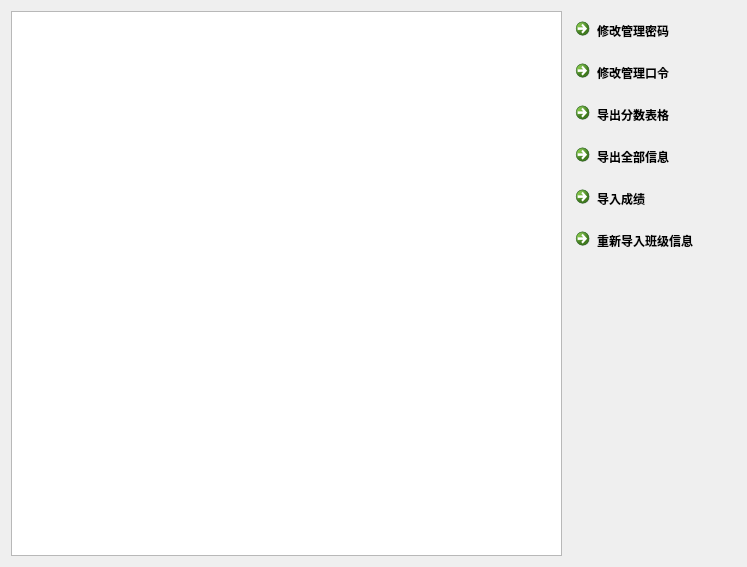
<?xml version="1.0" encoding="UTF-8"?>
<ui version="4.0">
 <class>FullCommand</class>
 <widget class="QDialog" name="FullCommand">
  <property name="geometry">
   <rect>
    <x>0</x>
    <y>0</y>
    <width>747</width>
    <height>567</height>
   </rect>
  </property>
  <property name="windowTitle">
   <string>管理</string>
  </property>
  <property name="windowIcon">
   <iconset>
    <normaloff>Manage.ico</normaloff>Manage.ico</iconset>
  </property>
  <layout class="QHBoxLayout" name="horizontalLayout_2">
   <item>
    <layout class="QVBoxLayout" name="verticalLayout">
     <item>
      <widget class="QTableWidget" name="tableWidget">
       <property name="toolTip">
        <string>班级学生信息</string>
       </property>
      </widget>
     </item>
    </layout>
   </item>
   <item>
    <layout class="QGridLayout" name="gridLayout">
     <item row="5" column="0">
      <widget class="QCommandLinkButton" name="commandLinkButton_reset_all">
       <property name="text">
        <string>重新导入班级信息</string>
       </property>
      </widget>
     </item>
     <item row="1" column="0">
      <widget class="QCommandLinkButton" name="commandLinkButton_change_comd">
       <property name="toolTip">
        <string>修改管理口令</string>
       </property>
       <property name="text">
        <string>修改管理口令</string>
       </property>
      </widget>
     </item>
     <item row="7" column="0">
      <spacer name="verticalSpacer">
       <property name="orientation">
        <enum>Qt::Vertical</enum>
       </property>
       <property name="sizeHint" stdset="0">
        <size>
         <width>20</width>
         <height>40</height>
        </size>
       </property>
      </spacer>
     </item>
     <item row="4" column="0">
      <widget class="QCommandLinkButton" name="commandLinkButton_input_score">
       <property name="toolTip">
        <string>暂时未开放使用，敬请期待！</string>
       </property>
       <property name="text">
        <string>导入成绩</string>
       </property>
      </widget>
     </item>
     <item row="0" column="0">
      <widget class="QCommandLinkButton" name="commandLinkButton_change_pswd">
       <property name="toolTip">
        <string>修改管理密码</string>
       </property>
       <property name="text">
        <string>修改管理密码</string>
       </property>
      </widget>
     </item>
     <item row="2" column="0">
      <widget class="QCommandLinkButton" name="commandLinkButton_output_main_info">
       <property name="toolTip">
        <string>导出分数表格</string>
       </property>
       <property name="text">
        <string>导出分数表格</string>
       </property>
      </widget>
     </item>
     <item row="3" column="0">
      <widget class="QCommandLinkButton" name="commandLinkButton_output_all_info">
       <property name="toolTip">
        <string>导出全部信息（备份）</string>
       </property>
       <property name="text">
        <string>导出全部信息</string>
       </property>
      </widget>
     </item>
     <item row="6" column="0">
      <widget class="QLabel" name="label">
       <property name="toolTip">
        <string>学校图标</string>
       </property>
       <property name="text">
        <string/>
       </property>
      </widget>
     </item>
    </layout>
   </item>
  </layout>
 </widget>
 <tabstops>
  <tabstop>tableWidget</tabstop>
  <tabstop>commandLinkButton_change_pswd</tabstop>
  <tabstop>commandLinkButton_change_comd</tabstop>
  <tabstop>commandLinkButton_output_main_info</tabstop>
  <tabstop>commandLinkButton_output_all_info</tabstop>
  <tabstop>commandLinkButton_input_score</tabstop>
  <tabstop>commandLinkButton_reset_all</tabstop>
 </tabstops>
 <resources/>
 <connections/>
</ui>
